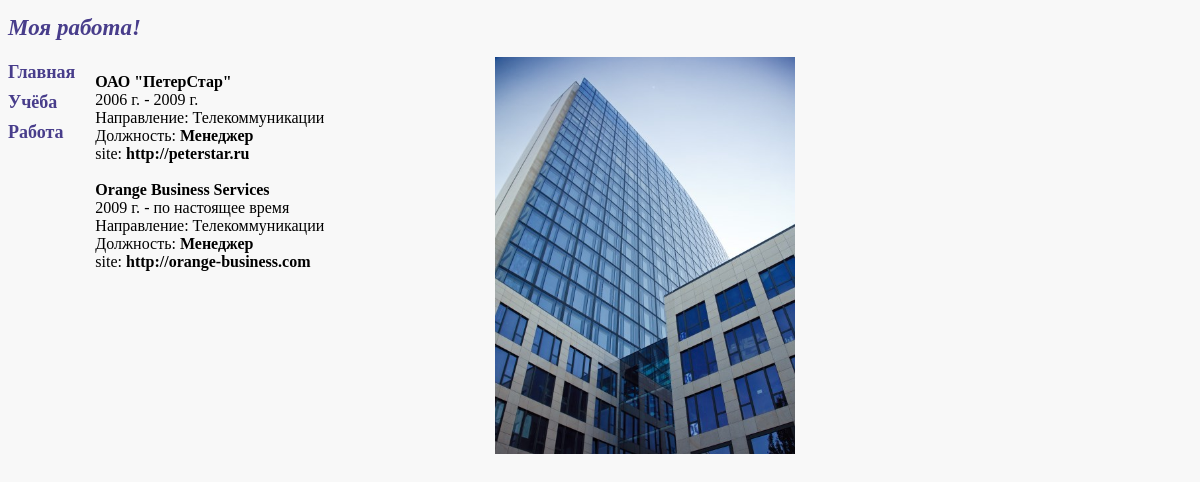
Page /work/ on the committed database.
### mainapp/models.py (models this page shows)
class Work(models.Model):
    organization = models.CharField(verbose_name='Организация', max_length=32)
    region = models.CharField(verbose_name='Регион', max_length=32, blank=True)
    site = models.CharField(verbose_name='Сайт', max_length=64, blank=True)
    sfere = models.CharField(verbose_name='Направление', max_length=16, blank=True)
    position = models.CharField(verbose_name='Должность', max_length=16, blank=True)
    duties = models.TextField(verbose_name='Обязанности', blank=True)
    period = models.PositiveIntegerField(verbose_name='Время работы', blank=True)
    datestart = models.CharField(verbose_name='Дата начала', blank=True, max_length=32)
    dateend = models.CharField(verbose_name='Дата окончания', blank=True, max_length=32)

### mainapp/views.py (the view)
# urls.py: url(r'^work/$', work, name="work"),
def work(request):
    place_of_work = Work.objects.all()
    return render_to_response("work.html", {'place_of_work': place_of_work})

### templates/work.html
{% extends "base.html" %}
{% block title %}
    Моя работа!
{% endblock %}
{% block text %}
    <p>
        {% for work in place_of_work %}
            <b>{{work.organization}}</b> <br>
            {{work.datestart}} - {{work.dateend}}<br>
            Направление: {{work.sfere}}</b> <br>
            Должность: <b>{{work.position}}</b> <br>
            site: <b>{{work.site}}</b> <br><br>
        {% endfor %}
    </p>
    <img src="/static/work.jpg"/>
{% endblock %}

### templates/base.html (shortened to what this page needs)
<!DOCTYPE html>
<html lang="en">
<head>
    <link rel="stylesheet" href="/static/style.css"/>
</head>
<body>
    <h1>
        {% block title %}
        {% endblock %}
    </h1>
    <div>
        <div class="menu">
            <div><a href="/" target="_parent">Главная</a></div>
            <div><a href="/teach" target="_parent">Учёба</a></div>
            <div><a href="/work" target="_parent">Работа</a></div>
        </div>
        <div class="text">
            {% block text %}
            {% endblock %}
        </div>
    </div>
</body>
</html>

### static/style.css (style rules this page uses)
body { background: #f8f8f8; }
h1 { font-size: 23px; font-style: italic; text-align: left; color: darkslateblue; font-weight: bold; }
.menu { text-decoration: none; list-style: none; line-height: 20px; font-size: 18px; line-height: 15px; font-weight: 600; color: red; wigth: 100px; display: block; float: left; }
.menu a { font-weight: 300; text-decoration: none; color: darkslateblue; font-size: 18px; line-height: 15px; font-weight: 600; }
.menu div { line-height: 30px; margin-right: 20px; }
.text img { float: left; margin-right: 20px; width: 300px; }
.text p { float: left; width: 400px; }

### rows in the picture
Work: organization "ОАО \"ПетерСтар\"", datestart "2006 г.", dateend "2009 г.", sfere "Телекоммуникации", position "Менеджер", site "http://peterstar.ru"
Work: organization "Orange Business Services", datestart "2009 г.", dateend "по настоящее время", sfere "Телекоммуникации", position "Менеджер", site "http://orange-business.com"
